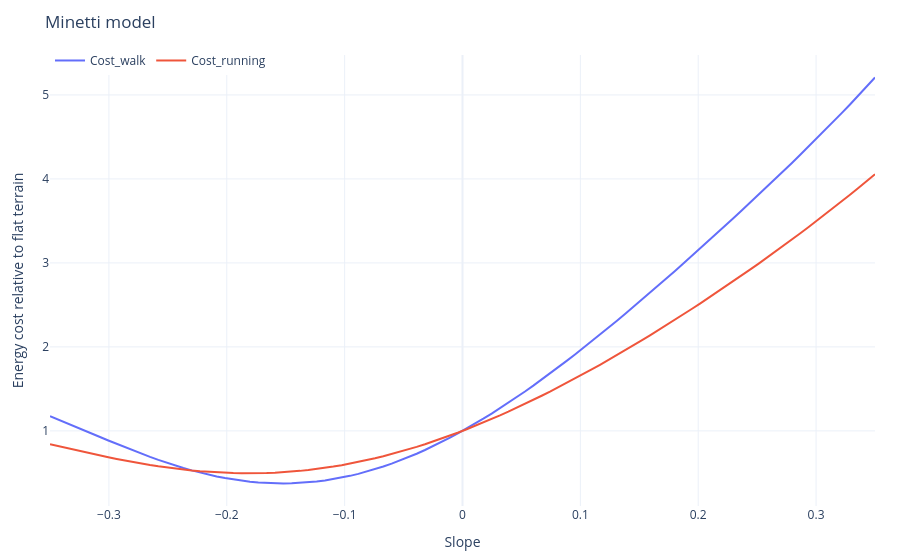

Notebook source saved alongside this figure:
### Code cell
from TrailPredictor.plot import plot_minetti_curve

plot_minetti_curve()
